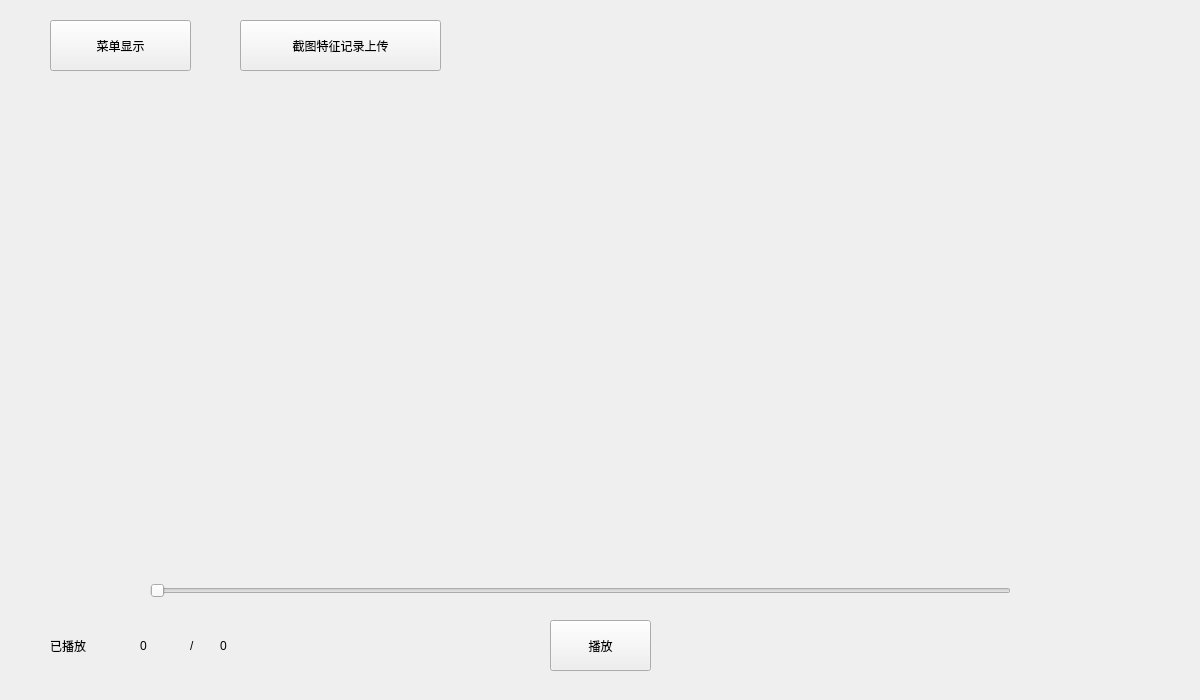
<?xml version="1.0" encoding="UTF-8"?>
<ui version="4.0">
 <class>VideoWidget</class>
 <widget class="QWidget" name="VideoWidget">
  <property name="geometry">
   <rect>
    <x>0</x>
    <y>0</y>
    <width>1200</width>
    <height>700</height>
   </rect>
  </property>
  <property name="windowTitle">
   <string>Form</string>
  </property>
  <widget class="QPushButton" name="pushButton">
   <property name="geometry">
    <rect>
     <x>50</x>
     <y>20</y>
     <width>141</width>
     <height>51</height>
    </rect>
   </property>
   <property name="text">
    <string>菜单显示</string>
   </property>
  </widget>
  <widget class="QPushButton" name="pushButton_2">
   <property name="geometry">
    <rect>
     <x>240</x>
     <y>20</y>
     <width>201</width>
     <height>51</height>
    </rect>
   </property>
   <property name="text">
    <string>截图特征记录上传</string>
   </property>
  </widget>
  <widget class="QLabel" name="label">
   <property name="geometry">
    <rect>
     <x>170</x>
     <y>80</y>
     <width>840</width>
     <height>480</height>
    </rect>
   </property>
   <property name="text">
    <string/>
   </property>
   <property name="scaledContents">
    <bool>true</bool>
   </property>
  </widget>
  <widget class="QLabel" name="label_2">
   <property name="geometry">
    <rect>
     <x>50</x>
     <y>620</y>
     <width>91</width>
     <height>51</height>
    </rect>
   </property>
   <property name="text">
    <string>已播放</string>
   </property>
  </widget>
  <widget class="QSlider" name="horizontalSlider">
   <property name="geometry">
    <rect>
     <x>150</x>
     <y>570</y>
     <width>861</width>
     <height>41</height>
    </rect>
   </property>
   <property name="orientation">
    <enum>Qt::Horizontal</enum>
   </property>
  </widget>
  <widget class="QPushButton" name="pushButton_3">
   <property name="geometry">
    <rect>
     <x>550</x>
     <y>620</y>
     <width>101</width>
     <height>51</height>
    </rect>
   </property>
   <property name="text">
    <string>播放</string>
   </property>
  </widget>
  <widget class="QLabel" name="label_3">
   <property name="geometry">
    <rect>
     <x>140</x>
     <y>620</y>
     <width>31</width>
     <height>51</height>
    </rect>
   </property>
   <property name="text">
    <string>0</string>
   </property>
  </widget>
  <widget class="QLabel" name="label_4">
   <property name="geometry">
    <rect>
     <x>190</x>
     <y>620</y>
     <width>21</width>
     <height>51</height>
    </rect>
   </property>
   <property name="text">
    <string>/</string>
   </property>
  </widget>
  <widget class="QLabel" name="label_5">
   <property name="geometry">
    <rect>
     <x>220</x>
     <y>620</y>
     <width>101</width>
     <height>51</height>
    </rect>
   </property>
   <property name="text">
    <string>0</string>
   </property>
  </widget>
 </widget>
 <resources/>
 <connections/>
</ui>
